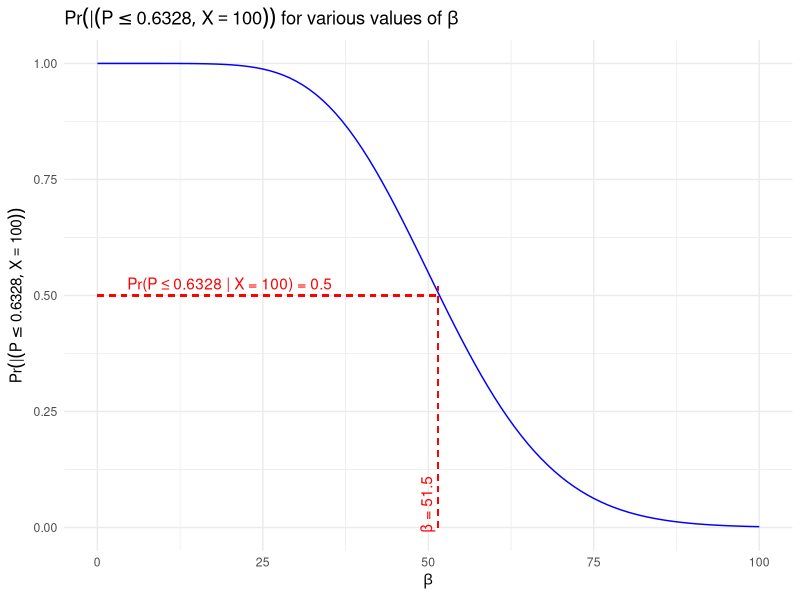

Write the R code that produced this figure.
#Page 330

library(ggplot2)

beta_values <- seq(0, 100, by = 1)

probabilities <- numeric(length(beta_values))

threshold <- 0.6328

for (i in seq_along(beta_values)) {
  beta <- beta_values[i]
  alpha <- 3.785 * beta
  alpha_new <- alpha + 100
  beta_new <- beta + 120
  probabilities[i] <- pbeta(threshold, alpha_new, beta_new)
}

data <- data.frame(beta = beta_values, probability = probabilities)

y_max <- max(probabilities)

ggplot(data, aes(x = beta, y = probability)) +
  geom_line(color = "blue") +
  geom_segment(aes(x = 51.5, xend = 51.5, y = 0, yend = pmin(probability[52], y_max)),
               linetype = "dashed", color = "red") +
  geom_segment(aes(x = 0, xend = 51.5, y = 0.5, yend = 0.5),
               linetype = "dashed", color = "red") +
  labs(title = expression(Pr(P <= 0.6328 | X == 100) ~ "for various values of" ~ beta),
       x = expression(beta),
       y = expression(Pr(P <= 0.6328 | X == 100))) +
  annotate("text", x = 51.5, y = 0.05, label = "β = 51.5", color = "red", angle = 90, vjust = -0.5) +
  annotate("text", x = 20, y = 0.5, label = "Pr(P ≤ 0.6328 | X = 100) = 0.5", color = "red", vjust = -0.5) +
  theme_minimal()
